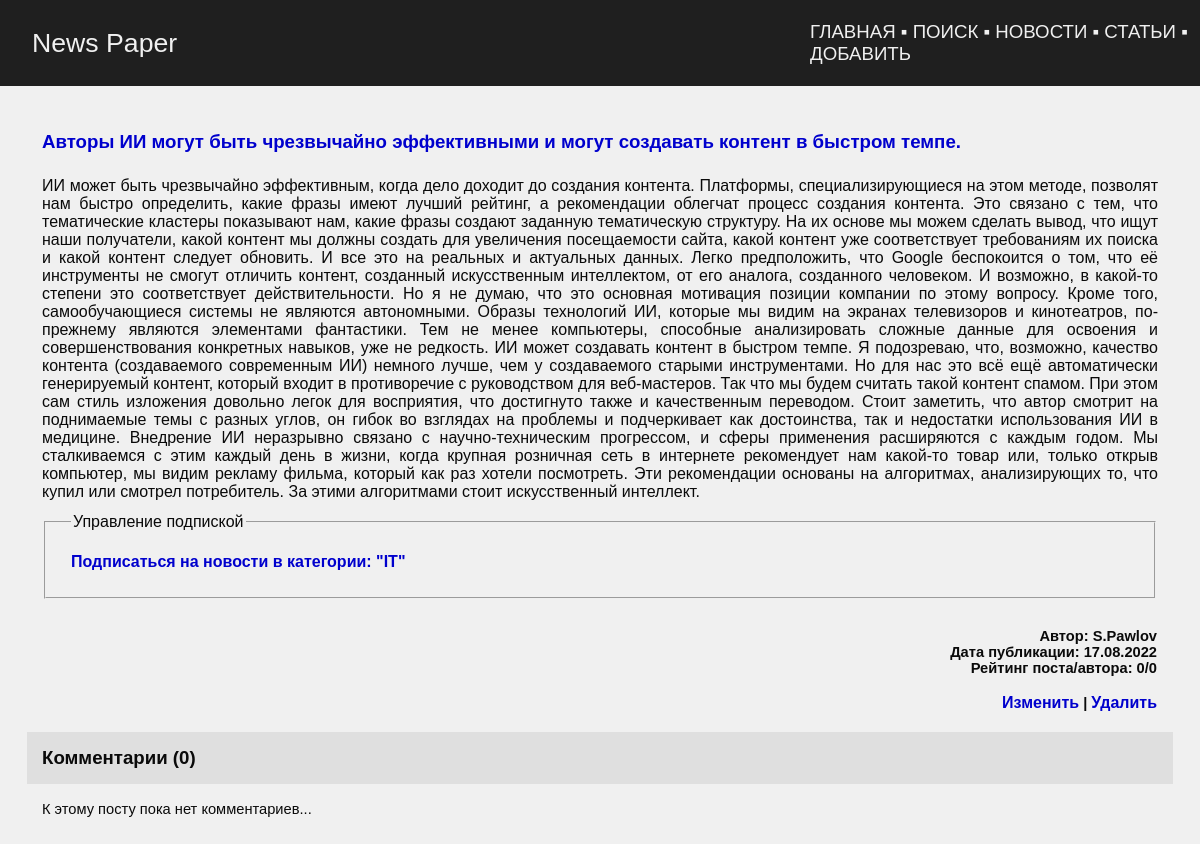
The app's page /42/, older data.
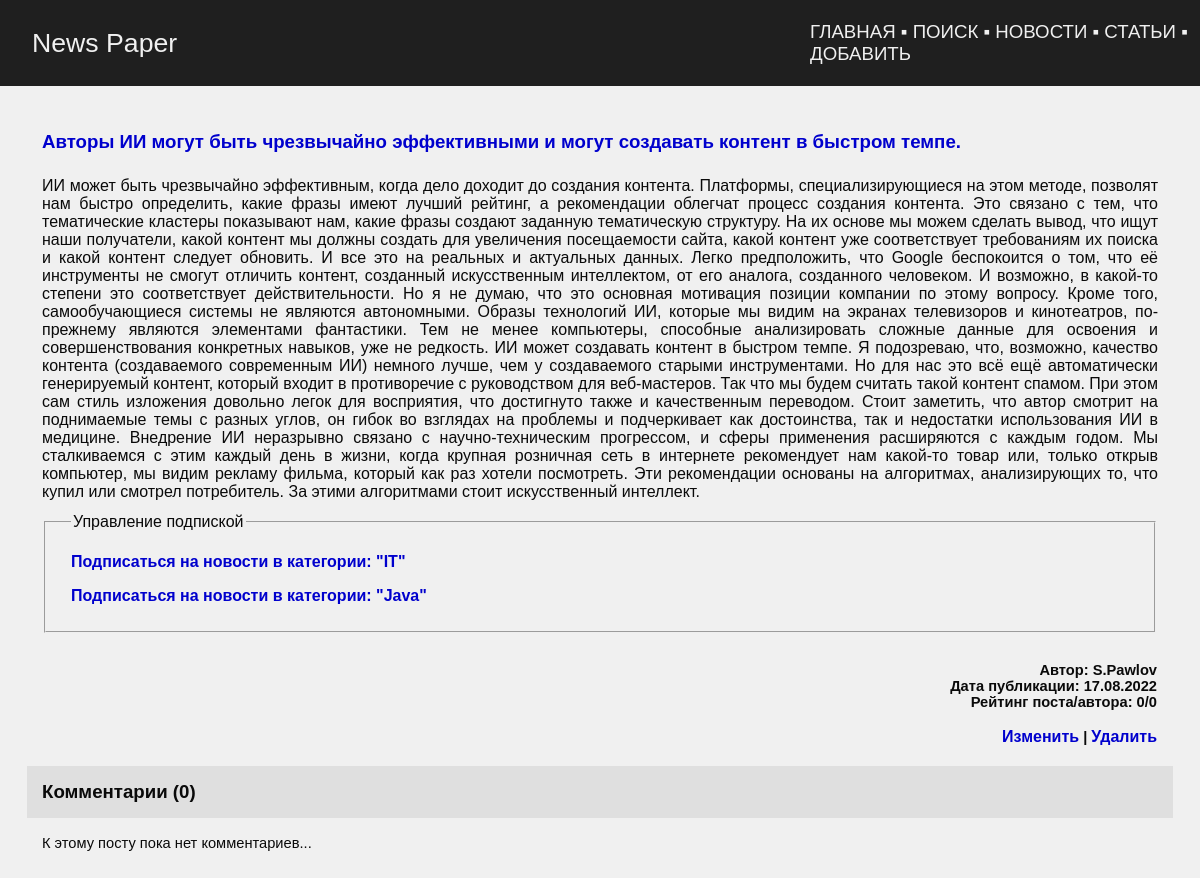
The same page, newer data.
### news/models.py (models this page shows, shortened)
class PostCategory(models.Model):
    post = models.ForeignKey(
        Post, on_delete=models.CASCADE,
    )
    cat = models.ForeignKey(
        Category, on_delete=models.CASCADE, verbose_name='Категория',
    )
    class Meta:
        verbose_name = 'Категория'
        verbose_name_plural = 'Категории'

class Category(models.Model):
    name = models.CharField(
        max_length=64, unique=True,
    )
    subscribers = models.ManyToManyField(
        User,
        through='CatSubscribers',
        blank=True,
    )
    class Meta:
        verbose_name = 'Категория'
        verbose_name_plural = 'Категории'

### news/views.py (the view)
# urls.py: path('<int:pk>/', PostDetails.as_view(), name='detail'),
class PostDetails(DetailView):
    queryset = Post.objects.all().select_related()
    template_name = 'detail.html'
    context_object_name = 'content'
    def get_context_data(self, **kwargs):
        context = super().get_context_data(**kwargs)
        context['comments'] = Comment.objects.filter(
            post_id=context['content'].id
        )
        context['category'] = PostCategory.objects.filter(
            post_id=self.object.pk
        ).select_related()
        context['is_subscribed'] = Category.objects.filter(
            subscribers=self.request.user.id
        ).values_list('name', flat=True)
        return context

### news/models.py (called while the page is built)
    def __str__(self):
        return self.author_user.username

### news/templatetags/censor.py (called while the page is built)
@register.filter()
def censor(in_text):
    censured_text = in_text
    with open('static/json/bad_words.json', 'r') as censor_file:
        bad_text = json.load(censor_file)
    for word in censured_text.split():
        if word.lower() in bad_text:
            censured_text = censured_text.replace(
                word,
                f'{word[0]}{"*" * (len(word) - 1)}'
            )
    return censured_text

### templates/detail.html (shortened to what this page needs)
{% extends 'default.html' %}
{% load censor %}
{% load news_tags %}
{% block content %}
<table class="news">
    <tr>
        <th class="news_title">
            <h1>
                {{ content.name|censor }}
            </h1>
        </th>
    </tr>
    <tr>
        <td>
            {{ content.content|censor|safe }}
        </td>
    </tr>
    <tr>
        <td class="category">
            <fieldset style="padding-left: 25px">
            <legend>Управление подпиской</legend>
            {% for cat in category %}
                {% if cat.cat.name not in is_subscribed %}
                    <p><a href="/subscribe_cat/{{ cat.cat_id }}/">Подписаться на новости в категории: "{{ cat.cat.name }}"</a></p>
                {% elif cat.cat.name in is_subscribed %}
                    <p style="color: darkgreen; font-weight: bolder">
                        Вы подписаны на новости из категории: {{ cat.cat.name }}
                        |
                        <a href="/unsubscribe_cat/{{ cat.cat_id }}/">Отписаться от рассылки</a>
                    </p>
                {% endif %}
            {% endfor %}
            </fieldset>
        </td>
    </tr>
</table>
<table class="meta_data">
    <tr>
        <td>
            Автор: {{ content.author_post }}<br>
            Дата публикации: {{ content.date_pub|date:'d.m.Y' }}<br>
            Рейтинг поста/автора: {{ content.content_rate }}/{{ content.author_post.author_rate }}
        </td>
    </tr>
    <tr>
        <td class="deledit">
            <a href="{% url 'news:edit' content.pk %}">Изменить</a>
            |
            <a href="{% url 'news:delete' content.pk %}">Удалить</a>
        </td>
    </tr>
</table>
<table class="comment">
    <tr>
        <th>
            Комментарии ({{ comments.count }})
        </th>
    </tr>
    {% if not comments %}
    <tr>
        <td>
            К этому посту пока нет комментариев...
        </td>
    </tr>
    {% endif %}
</table>
{% endblock content %}

Row changes from the older to the newer data that the page shows:
added PostCategory: cat.name "Java"
